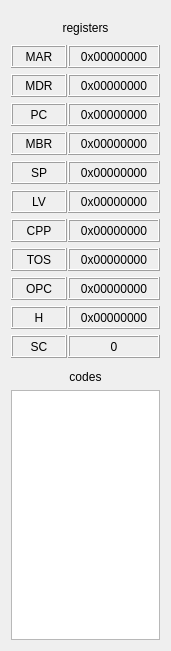
     <widget class="QWidget" name="gridLayoutWidget_3">
      <property name="geometry">
       <rect>
        <x>0</x>
        <y>0</y>
        <width>171</width>
        <height>651</height>
       </rect>
      </property>
      <layout class="QGridLayout" name="gridLayout_3" columnstretch="0,1">
       <property name="horizontalSpacing">
        <number>1</number>
       </property>
       <item row="1" column="0" colspan="2">
        <widget class="QLabel" name="label_4">
         <property name="maximumSize">
          <size>
           <width>169</width>
           <height>15</height>
          </size>
         </property>
         <property name="text">
          <string>registers</string>
         </property>
         <property name="alignment">
          <set>Qt::AlignCenter</set>
         </property>
        </widget>
       </item>
       <item row="10" column="1">
        <widget class="QLabel" name="opc_value">
         <property name="sizePolicy">
          <sizepolicy hsizetype="Minimum" vsizetype="Minimum">
           <horstretch>0</horstretch>
           <verstretch>0</verstretch>
          </sizepolicy>
         </property>
         <property name="minimumSize">
          <size>
           <width>56</width>
           <height>23</height>
          </size>
         </property>
         <property name="maximumSize">
          <size>
           <width>200</width>
           <height>15</height>
          </size>
         </property>
         <property name="layoutDirection">
          <enum>Qt::LeftToRight</enum>
         </property>
         <property name="autoFillBackground">
          <bool>false</bool>
         </property>
         <property name="inputMethodHints">
          <set>Qt::ImhNone</set>
         </property>
         <property name="frameShape">
          <enum>QFrame::Box</enum>
         </property>
         <property name="frameShadow">
          <enum>QFrame::Raised</enum>
         </property>
         <property name="text">
          <string>0x00000000</string>
         </property>
         <property name="scaledContents">
          <bool>false</bool>
         </property>
         <property name="alignment">
          <set>Qt::AlignCenter</set>
         </property>
        </widget>
       </item>
       <item row="6" column="1">
        <widget class="QLabel" name="sp_value">
         <property name="sizePolicy">
          <sizepolicy hsizetype="Minimum" vsizetype="Minimum">
           <horstretch>0</horstretch>
           <verstretch>0</verstretch>
          </sizepolicy>
         </property>
         <property name="minimumSize">
          <size>
           <width>56</width>
           <height>23</height>
          </size>
         </property>
         <property name="maximumSize">
          <size>
           <width>200</width>
           <height>15</height>
          </size>
         </property>
         <property name="layoutDirection">
          <enum>Qt::LeftToRight</enum>
         </property>
         <property name="autoFillBackground">
          <bool>false</bool>
         </property>
         <property name="inputMethodHints">
          <set>Qt::ImhNone</set>
         </property>
         <property name="frameShape">
          <enum>QFrame::Box</enum>
         </property>
         <property name="frameShadow">
          <enum>QFrame::Raised</enum>
         </property>
         <property name="text">
          <string>0x00000000</string>
         </property>
         <property name="scaledContents">
          <bool>false</bool>
         </property>
         <property name="alignment">
          <set>Qt::AlignCenter</set>
         </property>
        </widget>
       </item>
       <item row="2" column="1">
        <widget class="QLabel" name="mar_value">
         <property name="sizePolicy">
          <sizepolicy hsizetype="Minimum" vsizetype="Minimum">
           <horstretch>0</horstretch>
           <verstretch>0</verstretch>
          </sizepolicy>
         </property>
         <property name="minimumSize">
          <size>
           <width>56</width>
           <height>23</height>
          </size>
         </property>
         <property name="maximumSize">
          <size>
           <width>200</width>
           <height>15</height>
          </size>
         </property>
         <property name="layoutDirection">
          <enum>Qt::LeftToRight</enum>
         </property>
         <property name="autoFillBackground">
          <bool>false</bool>
         </property>
         <property name="inputMethodHints">
          <set>Qt::ImhNone</set>
         </property>
         <property name="frameShape">
          <enum>QFrame::Box</enum>
         </property>
         <property name="frameShadow">
          <enum>QFrame::Raised</enum>
         </property>
         <property name="text">
          <string>0x00000000</string>
         </property>
         <property name="scaledContents">
          <bool>false</bool>
         </property>
         <property name="alignment">
          <set>Qt::AlignCenter</set>
         </property>
        </widget>
       </item>
       <item row="10" column="0">
        <widget class="QLabel" name="opc_label">
         <property name="sizePolicy">
          <sizepolicy hsizetype="Minimum" vsizetype="Minimum">
           <horstretch>0</horstretch>
           <verstretch>0</verstretch>
          </sizepolicy>
         </property>
         <property name="minimumSize">
          <size>
           <width>56</width>
           <height>23</height>
          </size>
         </property>
         <property name="maximumSize">
          <size>
           <width>200</width>
           <height>15</height>
          </size>
         </property>
         <property name="layoutDirection">
          <enum>Qt::LeftToRight</enum>
         </property>
         <property name="autoFillBackground">
          <bool>false</bool>
         </property>
         <property name="inputMethodHints">
          <set>Qt::ImhNone</set>
         </property>
         <property name="frameShape">
          <enum>QFrame::Box</enum>
         </property>
         <property name="frameShadow">
          <enum>QFrame::Raised</enum>
         </property>
         <property name="text">
          <string>OPC</string>
         </property>
         <property name="scaledContents">
          <bool>false</bool>
         </property>
         <property name="alignment">
          <set>Qt::AlignCenter</set>
         </property>
        </widget>
       </item>
       <item row="3" column="0">
        <widget class="QLabel" name="mdr_label">
         <property name="sizePolicy">
          <sizepolicy hsizetype="Minimum" vsizetype="Minimum">
           <horstretch>0</horstretch>
           <verstretch>0</verstretch>
          </sizepolicy>
         </property>
         <property name="minimumSize">
          <size>
           <width>56</width>
           <height>23</height>
          </size>
         </property>
         <property name="maximumSize">
          <size>
           <width>200</width>
           <height>15</height>
          </size>
         </property>
         <property name="layoutDirection">
          <enum>Qt::LeftToRight</enum>
         </property>
         <property name="autoFillBackground">
          <bool>false</bool>
         </property>
         <property name="inputMethodHints">
          <set>Qt::ImhNone</set>
         </property>
         <property name="frameShape">
          <enum>QFrame::Box</enum>
         </property>
         <property name="frameShadow">
          <enum>QFrame::Raised</enum>
         </property>
         <property name="text">
          <string>MDR</string>
         </property>
         <property name="scaledContents">
          <bool>false</bool>
         </property>
         <property name="alignment">
          <set>Qt::AlignCenter</set>
         </property>
         <property name="wordWrap">
          <bool>false</bool>
         </property>
        </widget>
       </item>
       <item row="2" column="0">
        <widget class="QLabel" name="mar_label">
         <property name="sizePolicy">
          <sizepolicy hsizetype="Minimum" vsizetype="Minimum">
           <horstretch>0</horstretch>
           <verstretch>0</verstretch>
          </sizepolicy>
         </property>
         <property name="minimumSize">
          <size>
           <width>56</width>
           <height>23</height>
          </size>
         </property>
         <property name="maximumSize">
          <size>
           <width>200</width>
           <height>15</height>
          </size>
         </property>
         <property name="layoutDirection">
          <enum>Qt::LeftToRight</enum>
         </property>
         <property name="autoFillBackground">
          <bool>false</bool>
         </property>
         <property name="inputMethodHints">
          <set>Qt::ImhNone</set>
         </property>
         <property name="frameShape">
          <enum>QFrame::Box</enum>
         </property>
         <property name="frameShadow">
          <enum>QFrame::Raised</enum>
         </property>
         <property name="text">
          <string>MAR</string>
         </property>
         <property name="scaledContents">
          <bool>false</bool>
         </property>
         <property name="alignment">
          <set>Qt::AlignCenter</set>
         </property>
         <property name="wordWrap">
          <bool>true</bool>
         </property>
        </widget>
       </item>
       <item row="9" column="1">
        <widget class="QLabel" name="tos_value">
         <property name="sizePolicy">
          <sizepolicy hsizetype="Minimum" vsizetype="Minimum">
           <horstretch>0</horstretch>
           <verstretch>0</verstretch>
          </sizepolicy>
         </property>
         <property name="minimumSize">
          <size>
           <width>56</width>
           <height>23</height>
          </size>
         </property>
         <property name="maximumSize">
          <size>
           <width>200</width>
           <height>15</height>
          </size>
         </property>
         <property name="layoutDirection">
          <enum>Qt::LeftToRight</enum>
         </property>
         <property name="autoFillBackground">
          <bool>false</bool>
         </property>
         <property name="inputMethodHints">
          <set>Qt::ImhNone</set>
         </property>
         <property name="frameShape">
          <enum>QFrame::Box</enum>
         </property>
         <property name="frameShadow">
          <enum>QFrame::Raised</enum>
         </property>
         <property name="text">
          <string>0x00000000</string>
         </property>
         <property name="scaledContents">
          <bool>false</bool>
         </property>
         <property name="alignment">
          <set>Qt::AlignCenter</set>
         </property>
        </widget>
       </item>
       <item row="8" column="1">
        <widget class="QLabel" name="cpp_value">
         <property name="sizePolicy">
          <sizepolicy hsizetype="Minimum" vsizetype="Minimum">
           <horstretch>0</horstretch>
           <verstretch>0</verstretch>
          </sizepolicy>
         </property>
         <property name="minimumSize">
          <size>
           <width>56</width>
           <height>23</height>
          </size>
         </property>
         <property name="maximumSize">
          <size>
           <width>200</width>
           <height>15</height>
          </size>
         </property>
         <property name="layoutDirection">
          <enum>Qt::LeftToRight</enum>
         </property>
         <property name="autoFillBackground">
          <bool>false</bool>
         </property>
         <property name="inputMethodHints">
          <set>Qt::ImhNone</set>
         </property>
         <property name="frameShape">
          <enum>QFrame::Box</enum>
         </property>
         <property name="frameShadow">
          <enum>QFrame::Raised</enum>
         </property>
         <property name="text">
          <string>0x00000000</string>
         </property>
         <property name="scaledContents">
          <bool>false</bool>
         </property>
         <property name="alignment">
          <set>Qt::AlignCenter</set>
         </property>
        </widget>
       </item>
       <item row="11" column="1">
        <widget class="QLabel" name="h_value">
         <property name="sizePolicy">
          <sizepolicy hsizetype="Minimum" vsizetype="Minimum">
           <horstretch>0</horstretch>
           <verstretch>0</verstretch>
          </sizepolicy>
         </property>
         <property name="minimumSize">
          <size>
           <width>56</width>
           <height>23</height>
          </size>
         </property>
         <property name="maximumSize">
          <size>
           <width>112</width>
           <height>15</height>
          </size>
         </property>
         <property name="layoutDirection">
          <enum>Qt::LeftToRight</enum>
         </property>
         <property name="autoFillBackground">
          <bool>false</bool>
         </property>
         <property name="inputMethodHints">
          <set>Qt::ImhNone</set>
         </property>
         <property name="frameShape">
          <enum>QFrame::Box</enum>
         </property>
         <property name="frameShadow">
          <enum>QFrame::Raised</enum>
         </property>
         <property name="text">
          <string>0x00000000</string>
         </property>
         <property name="scaledContents">
          <bool>false</bool>
         </property>
         <property name="alignment">
          <set>Qt::AlignCenter</set>
         </property>
        </widget>
       </item>
       <item row="6" column="0">
        <widget class="QLabel" name="sp_label">
         <property name="sizePolicy">
          <sizepolicy hsizetype="Minimum" vsizetype="Minimum">
           <horstretch>0</horstretch>
           <verstretch>0</verstretch>
          </sizepolicy>
         </property>
         <property name="minimumSize">
          <size>
           <width>56</width>
           <height>23</height>
          </size>
         </property>
         <property name="maximumSize">
          <size>
           <width>200</width>
           <height>15</height>
          </size>
         </property>
         <property name="layoutDirection">
          <enum>Qt::LeftToRight</enum>
         </property>
         <property name="autoFillBackground">
          <bool>false</bool>
         </property>
         <property name="inputMethodHints">
          <set>Qt::ImhNone</set>
         </property>
         <property name="frameShape">
          <enum>QFrame::Box</enum>
         </property>
         <property name="frameShadow">
          <enum>QFrame::Raised</enum>
         </property>
         <property name="text">
          <string>SP</string>
         </property>
         <property name="scaledContents">
          <bool>false</bool>
         </property>
         <property name="alignment">
          <set>Qt::AlignCenter</set>
         </property>
        </widget>
       </item>
       <item row="5" column="1">
        <widget class="QLabel" name="mbr_value">
         <property name="sizePolicy">
          <sizepolicy hsizetype="Minimum" vsizetype="Minimum">
           <horstretch>0</horstretch>
           <verstretch>0</verstretch>
          </sizepolicy>
         </property>
         <property name="minimumSize">
          <size>
           <width>56</width>
           <height>23</height>
          </size>
         </property>
         <property name="maximumSize">
          <size>
           <width>200</width>
           <height>15</height>
          </size>
         </property>
         <property name="layoutDirection">
          <enum>Qt::LeftToRight</enum>
         </property>
         <property name="autoFillBackground">
          <bool>false</bool>
         </property>
         <property name="inputMethodHints">
          <set>Qt::ImhNone</set>
         </property>
         <property name="frameShape">
          <enum>QFrame::Box</enum>
         </property>
         <property name="frameShadow">
          <enum>QFrame::Raised</enum>
         </property>
         <property name="text">
          <string>0x00000000</string>
         </property>
         <property name="scaledContents">
          <bool>false</bool>
         </property>
         <property name="alignment">
          <set>Qt::AlignCenter</set>
         </property>
        </widget>
       </item>
       <item row="4" column="1">
        <widget class="QLabel" name="pc_value">
         <property name="sizePolicy">
          <sizepolicy hsizetype="Minimum" vsizetype="Minimum">
           <horstretch>0</horstretch>
           <verstretch>0</verstretch>
          </sizepolicy>
         </property>
         <property name="minimumSize">
          <size>
           <width>56</width>
           <height>23</height>
          </size>
         </property>
         <property name="maximumSize">
          <size>
           <width>200</width>
           <height>15</height>
          </size>
         </property>
         <property name="layoutDirection">
          <enum>Qt::LeftToRight</enum>
         </property>
         <property name="autoFillBackground">
          <bool>false</bool>
         </property>
         <property name="inputMethodHints">
          <set>Qt::ImhNone</set>
         </property>
         <property name="frameShape">
          <enum>QFrame::Box</enum>
         </property>
         <property name="frameShadow">
          <enum>QFrame::Raised</enum>
         </property>
         <property name="text">
          <string>0x00000000</string>
         </property>
         <property name="scaledContents">
          <bool>false</bool>
         </property>
         <property name="alignment">
          <set>Qt::AlignCenter</set>
         </property>
        </widget>
       </item>
       <item row="3" column="1">
        <widget class="QLabel" name="mdr_value">
         <property name="sizePolicy">
          <sizepolicy hsizetype="Minimum" vsizetype="Minimum">
           <horstretch>0</horstretch>
           <verstretch>0</verstretch>
          </sizepolicy>
         </property>
         <property name="minimumSize">
          <size>
           <width>56</width>
           <height>23</height>
          </size>
         </property>
         <property name="maximumSize">
          <size>
           <width>200</width>
           <height>15</height>
          </size>
         </property>
         <property name="layoutDirection">
          <enum>Qt::LeftToRight</enum>
         </property>
         <property name="autoFillBackground">
          <bool>false</bool>
         </property>
         <property name="inputMethodHints">
          <set>Qt::ImhNone</set>
         </property>
         <property name="frameShape">
          <enum>QFrame::Box</enum>
         </property>
         <property name="frameShadow">
          <enum>QFrame::Raised</enum>
         </property>
         <property name="text">
          <string>0x00000000</string>
         </property>
         <property name="scaledContents">
          <bool>false</bool>
         </property>
         <property name="alignment">
          <set>Qt::AlignCenter</set>
         </property>
        </widget>
       </item>
       <item row="7" column="1">
        <widget class="QLabel" name="lv_value">
         <property name="sizePolicy">
          <sizepolicy hsizetype="Minimum" vsizetype="Minimum">
           <horstretch>0</horstretch>
           <verstretch>0</verstretch>
          </sizepolicy>
         </property>
         <property name="minimumSize">
          <size>
           <width>56</width>
           <height>23</height>
          </size>
         </property>
         <property name="maximumSize">
          <size>
           <width>200</width>
           <height>15</height>
          </size>
         </property>
         <property name="layoutDirection">
          <enum>Qt::LeftToRight</enum>
         </property>
         <property name="autoFillBackground">
          <bool>false</bool>
         </property>
         <property name="inputMethodHints">
          <set>Qt::ImhNone</set>
         </property>
         <property name="frameShape">
          <enum>QFrame::Box</enum>
         </property>
         <property name="frameShadow">
          <enum>QFrame::Raised</enum>
         </property>
         <property name="text">
          <string>0x00000000</string>
         </property>
         <property name="scaledContents">
          <bool>false</bool>
         </property>
         <property name="alignment">
          <set>Qt::AlignCenter</set>
         </property>
        </widget>
       </item>
       <item row="4" column="0">
        <widget class="QLabel" name="pc_label">
         <property name="sizePolicy">
          <sizepolicy hsizetype="Minimum" vsizetype="Minimum">
           <horstretch>0</horstretch>
           <verstretch>0</verstretch>
          </sizepolicy>
         </property>
         <property name="minimumSize">
          <size>
           <width>56</width>
           <height>23</height>
          </size>
         </property>
         <property name="maximumSize">
          <size>
           <width>200</width>
           <height>15</height>
          </size>
         </property>
         <property name="layoutDirection">
          <enum>Qt::LeftToRight</enum>
         </property>
         <property name="autoFillBackground">
          <bool>false</bool>
         </property>
         <property name="inputMethodHints">
          <set>Qt::ImhNone</set>
         </property>
         <property name="frameShape">
          <enum>QFrame::Box</enum>
         </property>
         <property name="frameShadow">
          <enum>QFrame::Raised</enum>
         </property>
         <property name="text">
          <string>PC</string>
         </property>
         <property name="scaledContents">
          <bool>false</bool>
         </property>
         <property name="alignment">
          <set>Qt::AlignCenter</set>
         </property>
        </widget>
       </item>
       <item row="8" column="0">
        <widget class="QLabel" name="cpp_label">
         <property name="sizePolicy">
          <sizepolicy hsizetype="Minimum" vsizetype="Minimum">
           <horstretch>0</horstretch>
           <verstretch>0</verstretch>
          </sizepolicy>
         </property>
         <property name="minimumSize">
          <size>
           <width>56</width>
           <height>23</height>
          </size>
         </property>
         <property name="maximumSize">
          <size>
           <width>200</width>
           <height>15</height>
          </size>
         </property>
         <property name="layoutDirection">
          <enum>Qt::LeftToRight</enum>
         </property>
         <property name="autoFillBackground">
          <bool>false</bool>
         </property>
         <property name="inputMethodHints">
          <set>Qt::ImhNone</set>
         </property>
         <property name="frameShape">
          <enum>QFrame::Box</enum>
         </property>
         <property name="frameShadow">
          <enum>QFrame::Raised</enum>
         </property>
         <property name="text">
          <string>CPP</string>
         </property>
         <property name="scaledContents">
          <bool>false</bool>
         </property>
         <property name="alignment">
          <set>Qt::AlignCenter</set>
         </property>
        </widget>
       </item>
       <item row="11" column="0">
        <widget class="QLabel" name="h_label">
         <property name="sizePolicy">
          <sizepolicy hsizetype="Minimum" vsizetype="Minimum">
           <horstretch>0</horstretch>
           <verstretch>0</verstretch>
          </sizepolicy>
         </property>
         <property name="minimumSize">
          <size>
           <width>56</width>
           <height>23</height>
          </size>
         </property>
         <property name="maximumSize">
          <size>
           <width>200</width>
           <height>15</height>
          </size>
         </property>
         <property name="layoutDirection">
          <enum>Qt::LeftToRight</enum>
         </property>
         <property name="autoFillBackground">
          <bool>false</bool>
         </property>
         <property name="inputMethodHints">
          <set>Qt::ImhNone</set>
         </property>
         <property name="frameShape">
          <enum>QFrame::Box</enum>
         </property>
         <property name="frameShadow">
          <enum>QFrame::Raised</enum>
         </property>
         <property name="text">
          <string>H</string>
         </property>
         <property name="scaledContents">
          <bool>false</bool>
         </property>
         <property name="alignment">
          <set>Qt::AlignCenter</set>
         </property>
        </widget>
       </item>
       <item row="5" column="0">
        <widget class="QLabel" name="mbr_label">
         <property name="sizePolicy">
          <sizepolicy hsizetype="Minimum" vsizetype="Minimum">
           <horstretch>0</horstretch>
           <verstretch>0</verstretch>
          </sizepolicy>
         </property>
         <property name="minimumSize">
          <size>
           <width>56</width>
           <height>23</height>
          </size>
         </property>
         <property name="maximumSize">
          <size>
           <width>200</width>
           <height>15</height>
          </size>
         </property>
         <property name="layoutDirection">
          <enum>Qt::LeftToRight</enum>
         </property>
         <property name="autoFillBackground">
          <bool>false</bool>
         </property>
         <property name="inputMethodHints">
          <set>Qt::ImhNone</set>
         </property>
         <property name="frameShape">
          <enum>QFrame::Box</enum>
         </property>
         <property name="frameShadow">
          <enum>QFrame::Raised</enum>
         </property>
         <property name="text">
          <string>MBR</string>
         </property>
         <property name="scaledContents">
          <bool>false</bool>
         </property>
         <property name="alignment">
          <set>Qt::AlignCenter</set>
         </property>
        </widget>
       </item>
       <item row="7" column="0">
        <widget class="QLabel" name="lv_label">
         <property name="sizePolicy">
          <sizepolicy hsizetype="Minimum" vsizetype="Minimum">
           <horstretch>0</horstretch>
           <verstretch>0</verstretch>
          </sizepolicy>
         </property>
         <property name="minimumSize">
          <size>
           <width>56</width>
           <height>23</height>
          </size>
         </property>
         <property name="maximumSize">
          <size>
           <width>200</width>
           <height>15</height>
          </size>
         </property>
         <property name="layoutDirection">
          <enum>Qt::LeftToRight</enum>
         </property>
         <property name="autoFillBackground">
          <bool>false</bool>
         </property>
         <property name="inputMethodHints">
          <set>Qt::ImhNone</set>
         </property>
         <property name="frameShape">
          <enum>QFrame::Box</enum>
         </property>
         <property name="frameShadow">
          <enum>QFrame::Raised</enum>
         </property>
         <property name="text">
          <string>LV</string>
         </property>
         <property name="scaledContents">
          <bool>false</bool>
         </property>
         <property name="alignment">
          <set>Qt::AlignCenter</set>
         </property>
        </widget>
       </item>
       <item row="9" column="0">
        <widget class="QLabel" name="tos_label">
         <property name="sizePolicy">
          <sizepolicy hsizetype="Minimum" vsizetype="Minimum">
           <horstretch>0</horstretch>
           <verstretch>0</verstretch>
          </sizepolicy>
         </property>
         <property name="minimumSize">
          <size>
           <width>56</width>
           <height>23</height>
          </size>
         </property>
         <property name="maximumSize">
          <size>
           <width>200</width>
           <height>15</height>
          </size>
         </property>
         <property name="layoutDirection">
          <enum>Qt::LeftToRight</enum>
         </property>
         <property name="autoFillBackground">
          <bool>false</bool>
         </property>
         <property name="inputMethodHints">
          <set>Qt::ImhNone</set>
         </property>
         <property name="frameShape">
          <enum>QFrame::Box</enum>
         </property>
         <property name="frameShadow">
          <enum>QFrame::Raised</enum>
         </property>
         <property name="text">
          <string>TOS</string>
         </property>
         <property name="scaledContents">
          <bool>false</bool>
         </property>
         <property name="alignment">
          <set>Qt::AlignCenter</set>
         </property>
        </widget>
       </item>
       <item row="14" column="0" colspan="2">
        <spacer name="horizontalSpacer">
         <property name="orientation">
          <enum>Qt::Vertical</enum>
         </property>
         <property name="sizeType">
          <enum>QSizePolicy::Minimum</enum>
         </property>
         <property name="sizeHint" stdset="0">
          <size>
           <width>10</width>
           <height>10</height>
          </size>
         </property>
        </spacer>
       </item>
       <item row="15" column="0" colspan="2">
        <widget class="QLabel" name="label_2">
         <property name="sizePolicy">
          <sizepolicy hsizetype="Minimum" vsizetype="Minimum">
           <horstretch>0</horstretch>
           <verstretch>0</verstretch>
          </sizepolicy>
         </property>
         <property name="maximumSize">
          <size>
           <width>169</width>
           <height>15</height>
          </size>
         </property>
         <property name="text">
          <string>codes</string>
         </property>
         <property name="alignment">
          <set>Qt::AlignCenter</set>
         </property>
        </widget>
       </item>
       <item row="0" column="0" colspan="2">
        <spacer name="horizontalSpacer_3">
         <property name="orientation">
          <enum>Qt::Vertical</enum>
         </property>
         <property name="sizeType">
          <enum>QSizePolicy::Minimum</enum>
         </property>
         <property name="sizeHint" stdset="0">
          <size>
           <width>10</width>
           <height>10</height>
          </size>
         </property>
        </spacer>
       </item>
       <item row="16" column="0" colspan="2">
        <widget class="QTableWidget" name="code_table">
         <property name="maximumSize">
          <size>
           <width>169</width>
           <height>277</height>
          </size>
         </property>
         <property name="columnCount">
          <number>1</number>
         </property>
         <attribute name="horizontalHeaderVisible">
          <bool>false</bool>
         </attribute>
         <attribute name="horizontalHeaderHighlightSections">
          <bool>true</bool>
         </attribute>
         <attribute name="verticalHeaderVisible">
          <bool>false</bool>
         </attribute>
         <attribute name="verticalHeaderHighlightSections">
          <bool>false</bool>
         </attribute>
         <column/>
        </widget>
       </item>
       <item row="12" column="0">
        <widget class="QLabel" name="sc_label">
         <property name="sizePolicy">
          <sizepolicy hsizetype="Minimum" vsizetype="Minimum">
           <horstretch>0</horstretch>
           <verstretch>0</verstretch>
          </sizepolicy>
         </property>
         <property name="minimumSize">
          <size>
           <width>56</width>
           <height>23</height>
          </size>
         </property>
         <property name="maximumSize">
          <size>
           <width>200</width>
           <height>15</height>
          </size>
         </property>
         <property name="layoutDirection">
          <enum>Qt::LeftToRight</enum>
         </property>
         <property name="autoFillBackground">
          <bool>false</bool>
         </property>
         <property name="inputMethodHints">
          <set>Qt::ImhNone</set>
         </property>
         <property name="frameShape">
          <enum>QFrame::Box</enum>
         </property>
         <property name="frameShadow">
          <enum>QFrame::Raised</enum>
         </property>
         <property name="text">
          <string>SC</string>
         </property>
         <property name="scaledContents">
          <bool>false</bool>
         </property>
         <property name="alignment">
          <set>Qt::AlignCenter</set>
         </property>
        </widget>
       </item>
       <item row="12" column="1">
        <widget class="QLabel" name="sc_value">
         <property name="sizePolicy">
          <sizepolicy hsizetype="Minimum" vsizetype="Minimum">
           <horstretch>0</horstretch>
           <verstretch>0</verstretch>
          </sizepolicy>
         </property>
         <property name="minimumSize">
          <size>
           <width>56</width>
           <height>23</height>
          </size>
         </property>
         <property name="maximumSize">
          <size>
           <width>112</width>
           <height>15</height>
          </size>
         </property>
         <property name="layoutDirection">
          <enum>Qt::LeftToRight</enum>
         </property>
         <property name="autoFillBackground">
          <bool>false</bool>
         </property>
         <property name="inputMethodHints">
          <set>Qt::ImhNone</set>
         </property>
         <property name="frameShape">
          <enum>QFrame::Box</enum>
         </property>
         <property name="frameShadow">
          <enum>QFrame::Raised</enum>
         </property>
         <property name="text">
          <string>0</string>
         </property>
         <property name="scaledContents">
          <bool>false</bool>
         </property>
         <property name="alignment">
          <set>Qt::AlignCenter</set>
         </property>
        </widget>
       </item>
      </layout>
     </widget>
